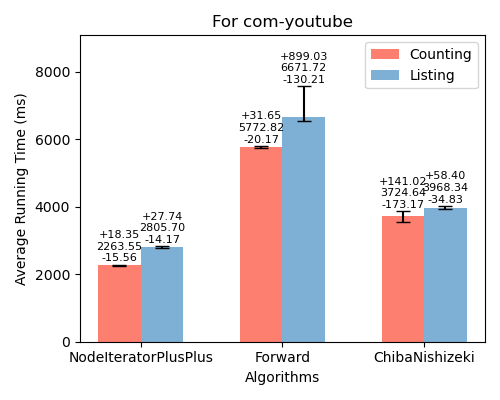

Here is the Python script that generated this plot:
import os
import matplotlib.pyplot as plt

counting_times = [2263.55, 5772.82, 3724.64]
listing_times = [2805.7, 6671.72, 3968.34]
counting_min = [2247.99, 5752.65, 3551.47]
counting_max = [2281.9, 5804.47, 3865.66]
listing_min = [2791.53, 6541.51, 3933.51]
listing_max = [2833.44, 7570.75, 4026.74]

inputs = ['NodeIteratorPlusPlus', 'Forward', 'ChibaNishizeki']

bar_width = 0.30
index = range(len(inputs))

fig, ax = plt.subplots(figsize=(5, 4), dpi=100)

alg1_bars = ax.bar(index, counting_times, bar_width, color="#fd7f6f", label='Counting')

for i, (v, vmin, vmax) in enumerate(zip(counting_times, counting_min, counting_max)):
    ax.errorbar(i, v, yerr=[[v - vmin], [vmax - v]], fmt='', color='black', markersize=5, capsize=5)

alg2_bars = ax.bar([i + bar_width for i in index], listing_times, bar_width, color="#7eb0d5", label='Listing')

for i, (v, vmin, vmax) in enumerate(zip(listing_times, listing_min, listing_max)):
    ax.errorbar(i + bar_width, v, yerr=[[v - vmin], [vmax - v]], fmt='', color='black', markersize=5, capsize=5)

ax.set_ylabel('Average Running Time (ms)')
ax.set_xlabel('Algorithms')
ax.set_xticks([i + bar_width / 2 for i in index])
ax.set_xticklabels(inputs)
ax.legend()

for i, (v, vmin, vmax) in enumerate(zip(counting_times, counting_min, counting_max)):
    ax.text(i, vmax + 100, f'+{vmax-v:.2f}\n{v:.2f}\n-{v-vmin:.2f}', ha='center', fontsize=8)
for i, (v, vmin, vmax) in enumerate(zip(listing_times, listing_min, listing_max)):
    ax.text(i + bar_width, vmax + 100, f'+{vmax-v:.2f}\n{v:.2f}\n-{v-vmin:.2f}', ha='center', fontsize=8)

ax.set_ylim(top=max(counting_max + listing_max) * 1.2)

plt.title('For com-youtube')
plt.tight_layout()

script_dir = os.path.dirname(os.path.abspath(__file__))
plt.savefig(os.path.join(script_dir, 'triangle_com-youtube.png'))

plt.show()
